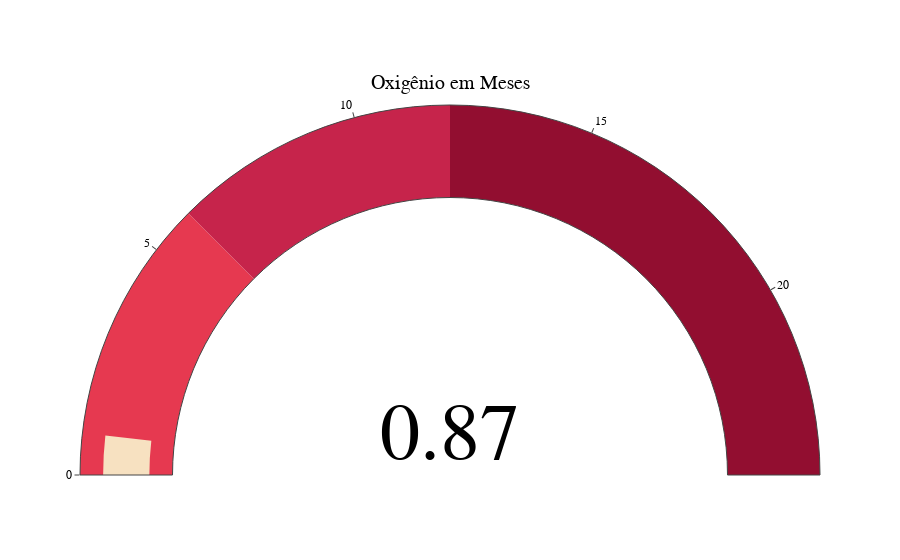

The cell this chart's notebook holds for it:
### Code cell
import plotly.express as px
import plotly.graph_objects as go

fig = go.Figure(go.Indicator(
            mode="gauge+number",
            value=oxigenio_atual,
            title={"text": "Oxigênio em Meses"},
            gauge={
                "axis": {"range": [0, oxigenio_objetivo]},
                "bar": {"color": "#f7e1c1"},  # Cor da agulha
                "steps": [
                    {"range": [0, 6], "color": "#E63950"},  # Período crítico
                    {"range": [6, 12], "color": "#C6244B"},  # Período de atenção
                    {"range": [12, oxigenio_objetivo], "color":	"#920E30"}  # Situação confortável
                ]
            }
        ))

fig = fig.update_layout(
    paper_bgcolor="#ffffff",
    font={"color": "black", "family": "Arial"},
    )
fig

### Figure 1 — Plotly figure (JSON) as saved in the notebook; plotly's stock layout.template omitted (floating-point values rounded to 4 significant figures)
{"data": [{"gauge": {"axis": {"range": [0, 24]}, "bar": {"color": "#f7e1c1"}, "steps": [{"color": "#E63950", "range": [0, 6]}, {"color": "#C6244B", "range": [6, 12]}, {"color": "#920E30", "range": [12, 24]}]}, "mode": "gauge+number", "title": {"text": "Oxigênio em Meses"}, "type": "indicator", "value": 0.87}], "layout": {"font": {"color": "black", "family": "Arial"}, "paper_bgcolor": "#ffffff"}}
